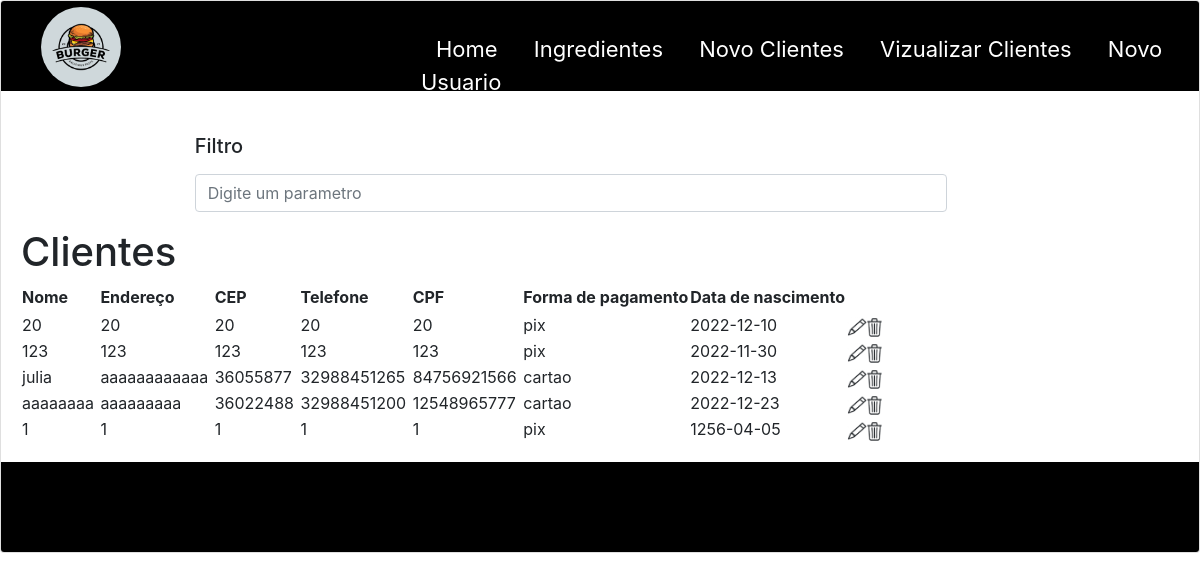
The app's page /viewCliente.php with its own data.
### tables this page shows
CREATE TABLE IF NOT EXISTS `tb_clientes` (
  `nomeCliente` varchar(100) NOT NULL,
  `endCliente` varchar(100) NOT NULL,
  `cepCliente` varchar(9) NOT NULL,
  `telCliente` varchar(15) NOT NULL,
  `cpfCliente` varchar(15) NOT NULL,
  `tpPagamento` varchar(10) NOT NULL,
  `dtNasc` varchar(10) NOT NULL
);

### viewCliente.php (the view, shortened to what this page needs)
<!DOCTYPE html>
<html lang="pt-br">
<head>
    <link rel="stylesheet" href="https://cdn.jsdelivr.net/npm/bootstrap@4.0.0/dist/css/bootstrap.min.css">
    <link rel="stylesheet" href="./css/style.css" />
</head>
<body>
    <div class='card'>
        <?php
            include_once 'cabecalho.php';
            try
            {
                require_once 'conexao.php';
                $result = $conn->query("SELECT * FROM tb_clientes");
                $count = $result->rowCount();
        ?>
            <div class='card-body'>
                <form>
                    <div class="form-group">
                        <label class='form-label'><h5>Filtro </h5></label>
                        <input type="text" class="form-control" name="cepCliente" id="cepCliente" placeholder="Digite um parametro" />
                    </div>
                </form>
                <h1> Clientes </h1>
        <?php
            if ($count > 0) {
                echo "<table>";
                echo "<td>\n";
                echo "<b>Nome</b>\n";
                echo "</td>\n";
                echo "<td>\n";
                echo "<b>Endereço</b>\n";
                echo "</td>\n";
                echo "<td>\n";
                echo "<b>CEP</b>\n";
                echo "</td>\n";
                echo "<td>\n";
                echo "<b>Telefone</b>\n";
                echo "</td>\n";
                echo "<td>\n";
                echo "<b>CPF</b>\n";
                echo "</td>\n";
                echo "<td>\n";
                echo "<b>Forma de pagamento</b>\n";
                echo "</td>\n";
                echo "<td>\n";
                echo "<b>Data de nascimento</b>\n";
                echo "</td>\n";
                echo "<tr class='tr_div'><td colspan='8'></td></tr>\n";
                while ($row = $result->fetch(PDO::FETCH_OBJ)) {
                    echo "<td class='td_l'>\n";
                    echo $row->nomeCliente . "&nbsp;\n";
                    echo "</td>\n";
                    echo "<td class='td_l'>\n";
                    echo $row->endCliente . "&nbsp;\n";
                    echo "</td>\n";
                    echo "<td class='td_l'>\n";
                    echo $row->cepCliente . "&nbsp;\n";
                    echo "</td>\n";
                    echo "<td class='td_l'>\n";
                    echo $row->telCliente . "&nbsp;\n";
                    echo "</td>\n";
                    echo "<td class='td_l'>\n";
                    echo $row->cpfCliente . "&nbsp;\n";
                    echo "</td>\n";
                    echo "<td class='td_l'>\n";
                    echo $row->tpPagamento . "&nbsp;\n";
                    echo "</td>\n";
                    echo "<td class='td_l'>\n";
                    echo $row->dtNasc . "&nbsp;\n";
                    echo "</td>\n";
                    echo "<td>\n";
                    echo "<a href='alteracao_exclusao_clientes.php?cpfCliente=" . $row->cpfCliente . "'>";
                    echo "<img src='img/b_edit.png' border='0' height='20'  width='20'><img src='img/b_drop.png' border='0' height='20'  width='15'></a>&nbsp;\n";
                    echo "</td>\n";
                }
            } else {
                $destino = "function () {window.location='index.php';}";
                echo "<script>sendToastr('Nenhum time foi encontrado! <br /> Clique para continuar!','error',$destino)</script>";
            }
            echo "</table>";
        } catch (PDOException $e) {
            $destino = "function () {window.location='index.php';}";
            echo "<script>sendToastr($e->getMessage(),'error',$destino)</script>";
            die();
        }
        ?>
        </div>
        <?php
            include_once 'rodape.php';
        ?>
    </div>
</body>
</html>

### cabecalho.php
<div class="card-header">
    <img class="logo" src='./img/logo.png'/>
    <div class="lista">
        <a class="li" href="index.php">Home</a>
        <a class="li" href="#">Ingredientes</a>
        <a class="li" href="cadastrarCliente.php">Novo Clientes</a>
        <a class="li" href="viewCliente.php">Vizualizar Clientes</a>
        <a class="li" href="cadastrarUsuario.php">Novo Usuario</a>
    </div>
</div>

### rodape.php
<div class="card-footer">
</div>

### css/style.css (style rules this page uses)
.card-header,.card-footer { display: flex !important; background-color: black; height: 90px; }
.card-header>.logo { margin-left: 20px; margin-top: 20px; }
.card-header>.lista { font-size: 22px; margin-left: 300px; margin-top: 20px; }
.li { color: #fff !important; padding: 15px; }
form { margin-top: 2%; margin-left: 15%; margin-right: 20%; margin-top: 2%; }
.logo { margin-top: -6px !important; height: 80px !important; width: 80px !important; background: rgb(207, 216, 219); border-radius: 50%; width: 100px; height: 100px; }

### records on screen
tb_clientes: nomeCliente "20", endCliente "20", cepCliente "20", telCliente "20", cpfCliente "20", tpPagamento "pix", dtNasc "2022-12-10"
tb_clientes: nomeCliente "123", endCliente "123", cepCliente "123", telCliente "123", cpfCliente "123", tpPagamento "pix", dtNasc "2022-11-30"
tb_clientes: nomeCliente "julia", endCliente "aaaaaaaaaaaa", cepCliente "36055877", telCliente "32988451265", cpfCliente "84756921566", tpPagamento "cartao", dtNasc "2022-12-13"
tb_clientes: nomeCliente "aaaaaaaa", endCliente "aaaaaaaaa", cepCliente "36022488", telCliente "32988451200", cpfCliente "12548965777", tpPagamento "cartao", dtNasc "2022-12-23"
tb_clientes: nomeCliente "1", endCliente "1", cepCliente "1", telCliente "1", cpfCliente "1", tpPagamento "pix", dtNasc "1256-04-05"
